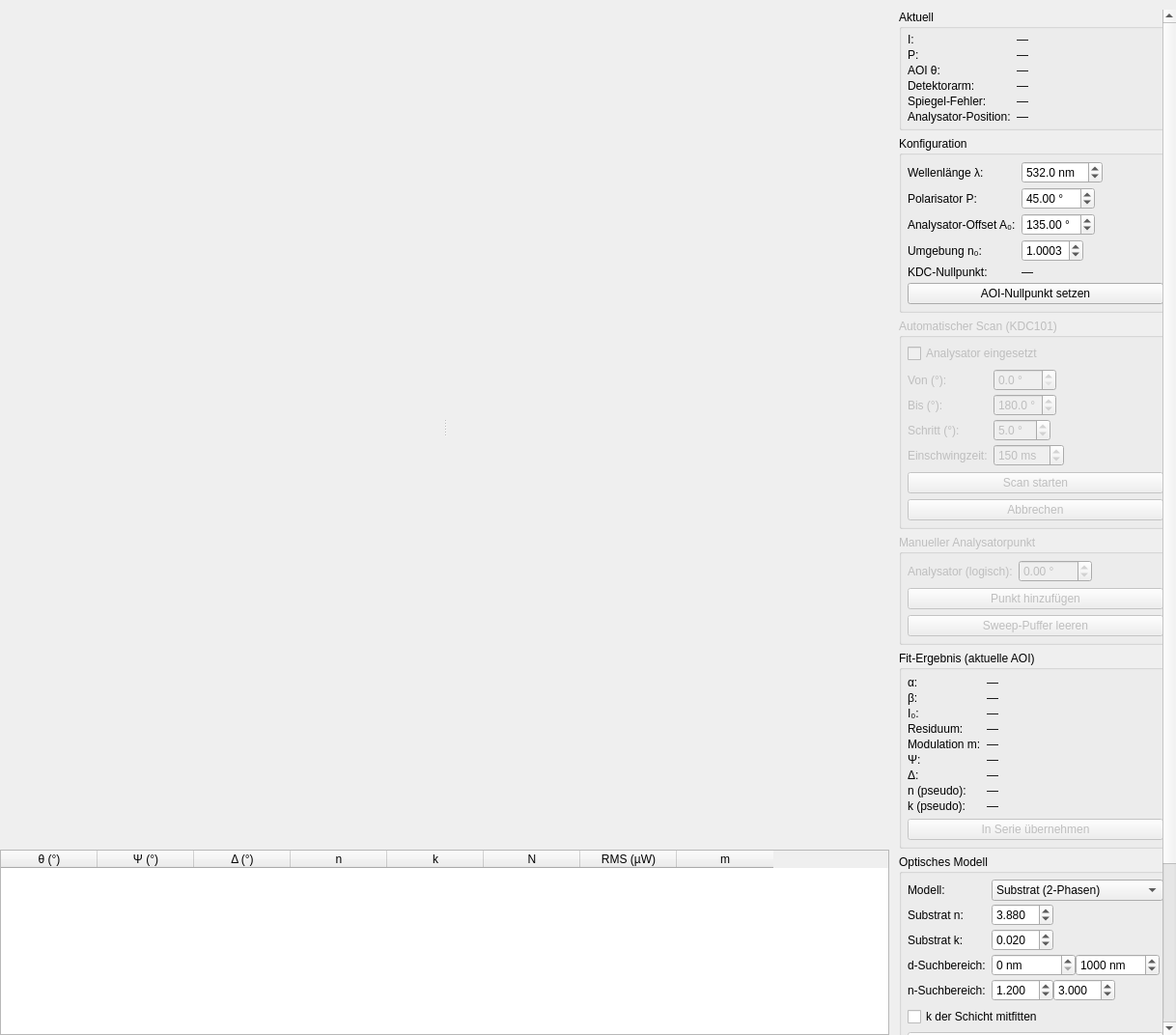
<?xml version="1.0" encoding="UTF-8"?>
<ui version="4.0">
 <class>EllipsometryTab</class>
 <widget class="QWidget" name="EllipsometryTab">
  <property name="geometry">
   <rect>
    <x>0</x>
    <y>0</y>
    <width>1218</width>
    <height>1072</height>
   </rect>
  </property>
  <layout class="QGridLayout" name="gridLayout" rowstretch="2,0" columnstretch="2,0">
   <property name="leftMargin">
    <number>0</number>
   </property>
   <property name="topMargin">
    <number>10</number>
   </property>
   <property name="rightMargin">
    <number>0</number>
   </property>
   <property name="bottomMargin">
    <number>0</number>
   </property>
   <item row="0" column="0">
    <widget class="QSplitter" name="plotSplitter">
     <property name="orientation">
      <enum>Qt::Orientation::Horizontal</enum>
     </property>
     <widget class="EllipsometryFitPlot" name="fitPlot" native="true"/>
     <widget class="EllipsometryCurvePlot" name="ellipsoCurvePlot" native="true"/>
    </widget>
   </item>
   <item row="1" column="0">
    <widget class="QTableWidget" name="seriesTable">
     <property name="minimumSize">
      <size>
       <width>0</width>
       <height>120</height>
      </size>
     </property>
     <property name="editTriggers">
      <set>QAbstractItemView::EditTrigger::NoEditTriggers</set>
     </property>
     <property name="selectionMode">
      <enum>QAbstractItemView::SelectionMode::SingleSelection</enum>
     </property>
     <property name="selectionBehavior">
      <enum>QAbstractItemView::SelectionBehavior::SelectRows</enum>
     </property>
     <attribute name="verticalHeaderVisible">
      <bool>false</bool>
     </attribute>
     <column>
      <property name="text">
       <string>θ (°)</string>
      </property>
     </column>
     <column>
      <property name="text">
       <string>Ψ (°)</string>
      </property>
     </column>
     <column>
      <property name="text">
       <string>Δ (°)</string>
      </property>
     </column>
     <column>
      <property name="text">
       <string>n</string>
      </property>
     </column>
     <column>
      <property name="text">
       <string>k</string>
      </property>
     </column>
     <column>
      <property name="text">
       <string>N</string>
      </property>
     </column>
     <column>
      <property name="text">
       <string>RMS (µW)</string>
      </property>
     </column>
     <column>
      <property name="text">
       <string>m</string>
      </property>
     </column>
    </widget>
   </item>
   <item row="0" column="1" rowspan="2">
    <widget class="QScrollArea" name="rightScroll">
     <property name="sizePolicy">
      <sizepolicy hsizetype="Minimum" vsizetype="Expanding">
       <horstretch>0</horstretch>
       <verstretch>0</verstretch>
      </sizepolicy>
     </property>
     <property name="minimumWidth">
      <number>340</number>
     </property>
     <property name="frameShape">
      <enum>QFrame::Shape::NoFrame</enum>
     </property>
     <property name="horizontalScrollBarPolicy">
      <enum>Qt::ScrollBarPolicy::ScrollBarAlwaysOff</enum>
     </property>
     <property name="verticalScrollBarPolicy">
      <enum>Qt::ScrollBarPolicy::ScrollBarAsNeeded</enum>
     </property>
     <property name="widgetResizable">
      <bool>true</bool>
     </property>
     <widget class="QWidget" name="rightScrollContents">
      <property name="geometry">
       <rect>
        <x>0</x>
        <y>-275</y>
        <width>371</width>
        <height>1320</height>
       </rect>
      </property>
      <property name="sizePolicy">
       <sizepolicy hsizetype="Minimum" vsizetype="Preferred">
        <horstretch>0</horstretch>
        <verstretch>0</verstretch>
       </sizepolicy>
      </property>
      <layout class="QVBoxLayout" name="rightLayout">
       <property name="spacing">
        <number>6</number>
       </property>
       <property name="leftMargin">
        <number>4</number>
       </property>
       <property name="topMargin">
        <number>0</number>
       </property>
       <property name="rightMargin">
        <number>4</number>
       </property>
       <property name="bottomMargin">
        <number>0</number>
       </property>
       <item>
        <widget class="QGroupBox" name="gbLive">
         <property name="sizePolicy">
          <sizepolicy hsizetype="MinimumExpanding" vsizetype="Preferred">
           <horstretch>0</horstretch>
           <verstretch>0</verstretch>
          </sizepolicy>
         </property>
         <property name="title">
          <string>Aktuell</string>
         </property>
         <layout class="QFormLayout" name="formLive">
          <property name="fieldGrowthPolicy">
           <enum>QFormLayout::FieldGrowthPolicy::FieldsStayAtSizeHint</enum>
          </property>
          <property name="verticalSpacing">
           <number>2</number>
          </property>
          <property name="leftMargin">
           <number>6</number>
          </property>
          <property name="topMargin">
           <number>4</number>
          </property>
          <property name="rightMargin">
           <number>6</number>
          </property>
          <property name="bottomMargin">
           <number>4</number>
          </property>
          <item row="0" column="0">
           <widget class="QLabel" name="lblLiveIntensityLabel">
            <property name="text">
             <string>I:</string>
            </property>
           </widget>
          </item>
          <item row="0" column="1">
           <widget class="QLabel" name="lblLiveIntensity">
            <property name="text">
             <string>—</string>
            </property>
           </widget>
          </item>
          <item row="1" column="0">
           <widget class="QLabel" name="lblLivePowerLabel">
            <property name="text">
             <string>P:</string>
            </property>
           </widget>
          </item>
          <item row="1" column="1">
           <widget class="QLabel" name="lblLivePower">
            <property name="text">
             <string>—</string>
            </property>
           </widget>
          </item>
          <item row="2" column="0">
           <widget class="QLabel" name="lblLiveAoiLabel">
            <property name="text">
             <string>AOI θ:</string>
            </property>
           </widget>
          </item>
          <item row="2" column="1">
           <widget class="QLabel" name="lblLiveAoi">
            <property name="text">
             <string>—</string>
            </property>
           </widget>
          </item>
          <item row="3" column="0">
           <widget class="QLabel" name="lblLiveDetectorLabel">
            <property name="text">
             <string>Detektorarm:</string>
            </property>
           </widget>
          </item>
          <item row="3" column="1">
           <widget class="QLabel" name="lblLiveDetector">
            <property name="text">
             <string>—</string>
            </property>
           </widget>
          </item>
          <item row="4" column="0">
           <widget class="QLabel" name="lblSpecularErrorLabel">
            <property name="text">
             <string>Spiegel-Fehler:</string>
            </property>
           </widget>
          </item>
          <item row="4" column="1">
           <widget class="QLabel" name="lblSpecularError">
            <property name="toolTip">
             <string>Abweichung des Detektorarms von 2·θ (Spiegelbedingung) — großer Wert deutet auf eine Fehljustage hin</string>
            </property>
            <property name="text">
             <string>—</string>
            </property>
           </widget>
          </item>
          <item row="5" column="0">
           <widget class="QLabel" name="lblKDCPositionLabel">
            <property name="text">
             <string>Analysator-Position:</string>
            </property>
           </widget>
          </item>
          <item row="5" column="1">
           <widget class="QLabel" name="lblKDCPosition">
            <property name="text">
             <string>—</string>
            </property>
           </widget>
          </item>
         </layout>
        </widget>
       </item>
       <item>
        <widget class="QGroupBox" name="gbSetup">
         <property name="title">
          <string>Konfiguration</string>
         </property>
         <layout class="QFormLayout" name="formSetup">
          <property name="fieldGrowthPolicy">
           <enum>QFormLayout::FieldGrowthPolicy::FieldsStayAtSizeHint</enum>
          </property>
          <property name="verticalSpacing">
           <number>4</number>
          </property>
          <property name="leftMargin">
           <number>6</number>
          </property>
          <property name="topMargin">
           <number>6</number>
          </property>
          <property name="rightMargin">
           <number>6</number>
          </property>
          <property name="bottomMargin">
           <number>6</number>
          </property>
          <item row="0" column="0">
           <widget class="QLabel" name="lblWavelength">
            <property name="text">
             <string>Wellenlänge λ:</string>
            </property>
           </widget>
          </item>
          <item row="0" column="1">
           <widget class="QDoubleSpinBox" name="spinWavelength">
            <property name="maximumWidth">
             <number>90</number>
            </property>
            <property name="toolTip">
             <string>Beleuchtungswellenlänge — geht in das Dünnschicht-Modell ein (d/λ)</string>
            </property>
            <property name="suffix">
             <string> nm</string>
            </property>
            <property name="decimals">
             <number>1</number>
            </property>
            <property name="minimum">
             <double>200.000000000000000</double>
            </property>
            <property name="maximum">
             <double>2000.000000000000000</double>
            </property>
            <property name="value">
             <double>532.000000000000000</double>
            </property>
           </widget>
          </item>
          <item row="1" column="0">
           <widget class="QLabel" name="lblPolariser">
            <property name="text">
             <string>Polarisator P:</string>
            </property>
           </widget>
          </item>
          <item row="1" column="1">
           <widget class="QDoubleSpinBox" name="spinPolariser">
            <property name="maximumWidth">
             <number>90</number>
            </property>
            <property name="toolTip">
             <string>Polarisatorazimut relativ zur Einfallsebene — 45° maximiert die RAE-Empfindlichkeit; darf nicht 0° oder 90° sein</string>
            </property>
            <property name="suffix">
             <string> °</string>
            </property>
            <property name="decimals">
             <number>2</number>
            </property>
            <property name="minimum">
             <double>-360.000000000000000</double>
            </property>
            <property name="maximum">
             <double>360.000000000000000</double>
            </property>
            <property name="singleStep">
             <double>1.000000000000000</double>
            </property>
            <property name="value">
             <double>45.000000000000000</double>
            </property>
           </widget>
          </item>
          <item row="2" column="0">
           <widget class="QLabel" name="lblAnalyserOffset">
            <property name="text">
             <string>Analysator-Offset A₀:</string>
            </property>
           </widget>
          </item>
          <item row="2" column="1">
           <widget class="QDoubleSpinBox" name="spinAnalyserOffset">
            <property name="maximumWidth">
             <number>90</number>
            </property>
            <property name="toolTip">
             <string>Azimut = KDC-Winkel (logisch) + dieser Offset. Der KDC-Nullpunkt referenziert auf den Polarisator, nicht auf die Einfallsebene — Standardwert P+90° (Auslöschung des Geradeausstrahls), bei Bedarf hier korrigieren</string>
            </property>
            <property name="suffix">
             <string> °</string>
            </property>
            <property name="decimals">
             <number>2</number>
            </property>
            <property name="minimum">
             <double>-360.000000000000000</double>
            </property>
            <property name="maximum">
             <double>360.000000000000000</double>
            </property>
            <property name="singleStep">
             <double>1.000000000000000</double>
            </property>
            <property name="value">
             <double>135.000000000000000</double>
            </property>
           </widget>
          </item>
          <item row="3" column="0">
           <widget class="QLabel" name="lblAmbientIndex">
            <property name="text">
             <string>Umgebung n₀:</string>
            </property>
           </widget>
          </item>
          <item row="3" column="1">
           <widget class="QDoubleSpinBox" name="spinAmbientIndex">
            <property name="maximumWidth">
             <number>70</number>
            </property>
            <property name="toolTip">
             <string>Brechungsindex des Umgebungsmediums (Luft ≈ 1.0003)</string>
            </property>
            <property name="decimals">
             <number>4</number>
            </property>
            <property name="minimum">
             <double>1.000000000000000</double>
            </property>
            <property name="maximum">
             <double>2.000000000000000</double>
            </property>
            <property name="singleStep">
             <double>0.000100000000000</double>
            </property>
            <property name="value">
             <double>1.000300000000000</double>
            </property>
           </widget>
          </item>
          <item row="4" column="0">
           <widget class="QLabel" name="lblKdcZeroOffsetLabel">
            <property name="text">
             <string>KDC-Nullpunkt:</string>
            </property>
           </widget>
          </item>
          <item row="4" column="1">
           <widget class="QLabel" name="lblKdcZeroOffset">
            <property name="toolTip">
             <string>Aktueller kdc.zero_offset_deg aus der Konfiguration (Referenzierung auf den Polarisator)</string>
            </property>
            <property name="text">
             <string>—</string>
            </property>
           </widget>
          </item>
          <item row="5" column="0" colspan="2">
           <widget class="QPushButton" name="btnSetAoiZero">
            <property name="sizePolicy">
             <sizepolicy hsizetype="MinimumExpanding" vsizetype="Fixed">
              <horstretch>0</horstretch>
              <verstretch>0</verstretch>
             </sizepolicy>
            </property>
            <property name="toolTip">
             <string>Aktuelle Proben- und Detektorarm-Winkel als Geradeausstrahl-Referenz (AOI = 0°) übernehmen</string>
            </property>
            <property name="text">
             <string>AOI-Nullpunkt setzen</string>
            </property>
           </widget>
          </item>
         </layout>
        </widget>
       </item>
       <item>
        <widget class="QGroupBox" name="gbSweep">
         <property name="enabled">
          <bool>false</bool>
         </property>
         <property name="title">
          <string>Automatischer Scan (KDC101)</string>
         </property>
         <layout class="QVBoxLayout" name="vboxSweep">
          <property name="leftMargin">
           <number>6</number>
          </property>
          <property name="topMargin">
           <number>6</number>
          </property>
          <property name="rightMargin">
           <number>6</number>
          </property>
          <property name="bottomMargin">
           <number>6</number>
          </property>
          <item>
           <widget class="QCheckBox" name="cbAnalyserPlaced">
            <property name="toolTip">
             <string>Bestätigen, dass der Analysator im Strahlengang eingesetzt ist</string>
            </property>
            <property name="text">
             <string>Analysator eingesetzt</string>
            </property>
           </widget>
          </item>
          <item>
           <layout class="QFormLayout" name="formSweepParams">
          <property name="fieldGrowthPolicy">
           <enum>QFormLayout::FieldGrowthPolicy::FieldsStayAtSizeHint</enum>
          </property>
            <property name="verticalSpacing">
             <number>3</number>
            </property>
            <item row="0" column="0">
             <widget class="QLabel" name="lblSweepStart">
              <property name="text">
               <string>Von (°):</string>
              </property>
             </widget>
            </item>
            <item row="0" column="1">
             <widget class="QDoubleSpinBox" name="spinSweepStart">
            <property name="maximumWidth">
             <number>80</number>
            </property>
              <property name="toolTip">
               <string>Startwinkel des Analysator-Scans (logischer KDC-Winkel)</string>
              </property>
              <property name="suffix">
               <string> °</string>
              </property>
              <property name="decimals">
               <number>1</number>
              </property>
              <property name="minimum">
               <double>0.000000000000000</double>
              </property>
              <property name="maximum">
               <double>360.000000000000000</double>
              </property>
              <property name="value">
               <double>0.000000000000000</double>
              </property>
             </widget>
            </item>
            <item row="1" column="0">
             <widget class="QLabel" name="lblSweepEnd">
              <property name="text">
               <string>Bis (°):</string>
              </property>
             </widget>
            </item>
            <item row="1" column="1">
             <widget class="QDoubleSpinBox" name="spinSweepEnd">
            <property name="maximumWidth">
             <number>80</number>
            </property>
              <property name="toolTip">
               <string>Endwinkel des Analysator-Scans (logischer KDC-Winkel)</string>
              </property>
              <property name="suffix">
               <string> °</string>
              </property>
              <property name="decimals">
               <number>1</number>
              </property>
              <property name="minimum">
               <double>0.000000000000000</double>
              </property>
              <property name="maximum">
               <double>360.000000000000000</double>
              </property>
              <property name="value">
               <double>180.000000000000000</double>
              </property>
             </widget>
            </item>
            <item row="2" column="0">
             <widget class="QLabel" name="lblSweepStep">
              <property name="text">
               <string>Schritt (°):</string>
              </property>
             </widget>
            </item>
            <item row="2" column="1">
             <widget class="QDoubleSpinBox" name="spinSweepStep">
            <property name="maximumWidth">
             <number>80</number>
            </property>
              <property name="toolTip">
               <string>Schrittweite des Analysator-Scans (°)</string>
              </property>
              <property name="suffix">
               <string> °</string>
              </property>
              <property name="decimals">
               <number>1</number>
              </property>
              <property name="minimum">
               <double>0.100000000000000</double>
              </property>
              <property name="maximum">
               <double>90.000000000000000</double>
              </property>
              <property name="singleStep">
               <double>0.500000000000000</double>
              </property>
              <property name="value">
               <double>5.000000000000000</double>
              </property>
             </widget>
            </item>
            <item row="3" column="0">
             <widget class="QLabel" name="lblSettleMs">
              <property name="text">
               <string>Einschwingzeit:</string>
              </property>
             </widget>
            </item>
            <item row="3" column="1">
             <widget class="QSpinBox" name="spinSettleMs">
            <property name="maximumWidth">
             <number>80</number>
            </property>
              <property name="toolTip">
               <string>Wartezeit nach jedem Analysator-Schritt vor der Mittelung (ms)</string>
              </property>
              <property name="suffix">
               <string> ms</string>
              </property>
              <property name="minimum">
               <number>0</number>
              </property>
              <property name="maximum">
               <number>5000</number>
              </property>
              <property name="singleStep">
               <number>50</number>
              </property>
              <property name="value">
               <number>150</number>
              </property>
             </widget>
            </item>
           </layout>
          </item>
          <item>
           <widget class="QPushButton" name="btnStartSweep">
            <property name="enabled">
             <bool>false</bool>
            </property>
            <property name="toolTip">
             <string>Automatischen Analysator-Scan starten (erneutes Homing nur falls nötig)</string>
            </property>
            <property name="text">
             <string>Scan starten</string>
            </property>
           </widget>
          </item>
          <item>
           <widget class="QPushButton" name="btnAbortSweep">
            <property name="enabled">
             <bool>false</bool>
            </property>
            <property name="toolTip">
             <string>Laufenden automatischen Scan sofort abbrechen</string>
            </property>
            <property name="text">
             <string>Abbrechen</string>
            </property>
           </widget>
          </item>
         </layout>
        </widget>
       </item>
       <item>
        <widget class="QGroupBox" name="gbManual">
         <property name="enabled">
          <bool>false</bool>
         </property>
         <property name="title">
          <string>Manueller Analysatorpunkt</string>
         </property>
         <layout class="QVBoxLayout" name="vboxManual">
          <property name="leftMargin">
           <number>6</number>
          </property>
          <property name="topMargin">
           <number>6</number>
          </property>
          <property name="rightMargin">
           <number>6</number>
          </property>
          <property name="bottomMargin">
           <number>6</number>
          </property>
          <item>
           <layout class="QFormLayout" name="formManual">
          <property name="fieldGrowthPolicy">
           <enum>QFormLayout::FieldGrowthPolicy::FieldsStayAtSizeHint</enum>
          </property>
            <item row="0" column="0">
             <widget class="QLabel" name="lblAnalyserManual">
              <property name="text">
               <string>Analysator (logisch):</string>
              </property>
             </widget>
            </item>
            <item row="0" column="1">
             <widget class="QDoubleSpinBox" name="spinAnalyserManual">
            <property name="maximumWidth">
             <number>90</number>
            </property>
              <property name="toolTip">
               <string>Logischer KDC-Winkel für diesen Einzelpunkt (Analysator per Hand gedreht)</string>
              </property>
              <property name="suffix">
               <string> °</string>
              </property>
              <property name="decimals">
               <number>2</number>
              </property>
              <property name="minimum">
               <double>-360.000000000000000</double>
              </property>
              <property name="maximum">
               <double>360.000000000000000</double>
              </property>
              <property name="singleStep">
               <double>1.000000000000000</double>
              </property>
              <property name="value">
               <double>0.000000000000000</double>
              </property>
             </widget>
            </item>
           </layout>
          </item>
          <item>
           <widget class="QPushButton" name="btnAddPoint">
            <property name="toolTip">
             <string>Aktuellen Analysatorwinkel mit gemittelter Leistung zum Sweep-Puffer hinzufügen</string>
            </property>
            <property name="text">
             <string>Punkt hinzufügen</string>
            </property>
           </widget>
          </item>
          <item>
           <widget class="QPushButton" name="btnClearSweep">
            <property name="toolTip">
             <string>Sweep-Puffer der aktuellen AOI-Messung leeren (ohne die Serie zu verändern)</string>
            </property>
            <property name="text">
             <string>Sweep-Puffer leeren</string>
            </property>
           </widget>
          </item>
         </layout>
        </widget>
       </item>
       <item>
        <widget class="QGroupBox" name="gbResult">
         <property name="title">
          <string>Fit-Ergebnis (aktuelle AOI)</string>
         </property>
         <layout class="QVBoxLayout" name="vboxResult">
          <property name="leftMargin">
           <number>6</number>
          </property>
          <property name="topMargin">
           <number>6</number>
          </property>
          <property name="rightMargin">
           <number>6</number>
          </property>
          <property name="bottomMargin">
           <number>6</number>
          </property>
          <item>
           <layout class="QFormLayout" name="formResult">
          <property name="fieldGrowthPolicy">
           <enum>QFormLayout::FieldGrowthPolicy::FieldsStayAtSizeHint</enum>
          </property>
            <property name="verticalSpacing">
             <number>2</number>
            </property>
            <item row="0" column="0">
             <widget class="QLabel" name="lblAlphaLabel">
              <property name="text">
               <string>α:</string>
              </property>
             </widget>
            </item>
            <item row="0" column="1">
             <widget class="QLabel" name="lblAlpha">
              <property name="text">
               <string>—</string>
              </property>
             </widget>
            </item>
            <item row="1" column="0">
             <widget class="QLabel" name="lblBetaLabel">
              <property name="text">
               <string>β:</string>
              </property>
             </widget>
            </item>
            <item row="1" column="1">
             <widget class="QLabel" name="lblBeta">
              <property name="text">
               <string>—</string>
              </property>
             </widget>
            </item>
            <item row="2" column="0">
             <widget class="QLabel" name="lblI0Label">
              <property name="text">
               <string>I₀:</string>
              </property>
             </widget>
            </item>
            <item row="2" column="1">
             <widget class="QLabel" name="lblI0">
              <property name="text">
               <string>—</string>
              </property>
             </widget>
            </item>
            <item row="3" column="0">
             <widget class="QLabel" name="lblResidualLabel">
              <property name="text">
               <string>Residuum:</string>
              </property>
             </widget>
            </item>
            <item row="3" column="1">
             <widget class="QLabel" name="lblResidual">
              <property name="text">
               <string>—</string>
              </property>
             </widget>
            </item>
            <item row="4" column="0">
             <widget class="QLabel" name="lblModulationLabel">
              <property name="text">
               <string>Modulation m:</string>
              </property>
             </widget>
            </item>
            <item row="4" column="1">
             <widget class="QLabel" name="lblModulation">
              <property name="toolTip">
               <string>sqrt(α²+β²) — muss &lt; 1 sein, sonst ist der Fit unphysikalisch</string>
              </property>
              <property name="text">
               <string>—</string>
              </property>
             </widget>
            </item>
            <item row="5" column="0">
             <widget class="QLabel" name="lblPsiLabel">
              <property name="text">
               <string>Ψ:</string>
              </property>
             </widget>
            </item>
            <item row="5" column="1">
             <widget class="QLabel" name="lblPsi">
              <property name="text">
               <string>—</string>
              </property>
             </widget>
            </item>
            <item row="6" column="0">
             <widget class="QLabel" name="lblDeltaLabel">
              <property name="text">
               <string>Δ:</string>
              </property>
             </widget>
            </item>
            <item row="6" column="1">
             <widget class="QLabel" name="lblDelta">
              <property name="toolTip">
               <string>Nur cos(Δ) wird gemessen — das Vorzeichen von Δ ist prinzipiell unbestimmt</string>
              </property>
              <property name="text">
               <string>—</string>
              </property>
             </widget>
            </item>
            <item row="7" column="0">
             <widget class="QLabel" name="lblNPseudoLabel">
              <property name="text">
               <string>n (pseudo):</string>
              </property>
             </widget>
            </item>
            <item row="7" column="1">
             <widget class="QLabel" name="lblNPseudo">
              <property name="text">
               <string>—</string>
              </property>
             </widget>
            </item>
            <item row="8" column="0">
             <widget class="QLabel" name="lblKPseudoLabel">
              <property name="text">
               <string>k (pseudo):</string>
              </property>
             </widget>
            </item>
            <item row="8" column="1">
             <widget class="QLabel" name="lblKPseudo">
              <property name="text">
               <string>—</string>
              </property>
             </widget>
            </item>
           </layout>
          </item>
          <item>
           <widget class="QPushButton" name="btnAcceptPoint">
            <property name="enabled">
             <bool>false</bool>
            </property>
            <property name="toolTip">
             <string>Aktuellen Fit als Messpunkt dieser AOI in die Ψ(θ)/Δ(θ)-Serie übernehmen und den Sweep-Puffer für die nächste AOI leeren</string>
            </property>
            <property name="text">
             <string>In Serie übernehmen</string>
            </property>
           </widget>
          </item>
         </layout>
        </widget>
       </item>
       <item>
        <widget class="QGroupBox" name="gbModel">
         <property name="title">
          <string>Optisches Modell</string>
         </property>
         <layout class="QVBoxLayout" name="vboxModel">
          <property name="leftMargin">
           <number>6</number>
          </property>
          <property name="topMargin">
           <number>6</number>
          </property>
          <property name="rightMargin">
           <number>6</number>
          </property>
          <property name="bottomMargin">
           <number>6</number>
          </property>
          <item>
           <layout class="QFormLayout" name="formModel">
          <property name="fieldGrowthPolicy">
           <enum>QFormLayout::FieldGrowthPolicy::FieldsStayAtSizeHint</enum>
          </property>
            <property name="verticalSpacing">
             <number>3</number>
            </property>
            <item row="0" column="0">
             <widget class="QLabel" name="lblModelType">
              <property name="text">
               <string>Modell:</string>
              </property>
             </widget>
            </item>
            <item row="0" column="1">
             <widget class="QComboBox" name="cmbModel">
              <property name="sizePolicy">
               <sizepolicy hsizetype="Fixed" vsizetype="Fixed">
                <horstretch>0</horstretch>
                <verstretch>0</verstretch>
               </sizepolicy>
              </property>
              <property name="toolTip">
               <string>2-Phasen: Probe als Substrat behandeln (Pseudo-n,k). 3-Phasen: Schichtdicke und -index auf bekanntem Substrat fitten</string>
              </property>
              <item>
               <property name="text">
                <string>Substrat (2-Phasen)</string>
               </property>
              </item>
              <item>
               <property name="text">
                <string>Schicht auf Substrat (3-Ph.)</string>
               </property>
              </item>
             </widget>
            </item>
            <item row="1" column="0">
             <widget class="QLabel" name="lblSubstrateN">
              <property name="text">
               <string>Substrat n:</string>
              </property>
             </widget>
            </item>
            <item row="1" column="1">
             <widget class="QDoubleSpinBox" name="spinSubstrateN">
            <property name="maximumWidth">
             <number>70</number>
            </property>
              <property name="toolTip">
               <string>Bekannter Brechungsindex des Substrats bei λ (Standard: Silizium bei 632.8 nm)</string>
              </property>
              <property name="decimals">
               <number>3</number>
              </property>
              <property name="minimum">
               <double>0.100000000000000</double>
              </property>
              <property name="maximum">
               <double>10.000000000000000</double>
              </property>
              <property name="singleStep">
               <double>0.010000000000000</double>
              </property>
              <property name="value">
               <double>3.880000000000000</double>
              </property>
             </widget>
            </item>
            <item row="2" column="0">
             <widget class="QLabel" name="lblSubstrateK">
              <property name="text">
               <string>Substrat k:</string>
              </property>
             </widget>
            </item>
            <item row="2" column="1">
             <widget class="QDoubleSpinBox" name="spinSubstrateK">
            <property name="maximumWidth">
             <number>70</number>
            </property>
              <property name="toolTip">
               <string>Bekannter Extinktionskoeffizient des Substrats bei λ</string>
              </property>
              <property name="decimals">
               <number>3</number>
              </property>
              <property name="minimum">
               <double>0.000000000000000</double>
              </property>
              <property name="maximum">
               <double>10.000000000000000</double>
              </property>
              <property name="singleStep">
               <double>0.010000000000000</double>
              </property>
              <property name="value">
               <double>0.020000000000000</double>
              </property>
             </widget>
            </item>
            <item row="3" column="0">
             <widget class="QLabel" name="lblDMin">
              <property name="text">
               <string>d-Suchbereich:</string>
              </property>
             </widget>
            </item>
            <item row="3" column="1">
             <layout class="QHBoxLayout" name="hboxDRange">
              <item>
               <widget class="QDoubleSpinBox" name="spinDMin">
            <property name="maximumWidth">
             <number>90</number>
            </property>
                <property name="suffix">
                 <string> nm</string>
                </property>
                <property name="decimals">
                 <number>0</number>
                </property>
                <property name="minimum">
                 <double>0.000000000000000</double>
                </property>
                <property name="maximum">
                 <double>100000.000000000000000</double>
                </property>
                <property name="value">
                 <double>0.000000000000000</double>
                </property>
               </widget>
              </item>
              <item>
               <widget class="QDoubleSpinBox" name="spinDMax">
            <property name="maximumWidth">
             <number>90</number>
            </property>
                <property name="suffix">
                 <string> nm</string>
                </property>
                <property name="decimals">
                 <number>0</number>
                </property>
                <property name="minimum">
                 <double>0.000000000000000</double>
                </property>
                <property name="maximum">
                 <double>100000.000000000000000</double>
                </property>
                <property name="value">
                 <double>1000.000000000000000</double>
                </property>
               </widget>
              </item>
             </layout>
            </item>
            <item row="4" column="0">
             <widget class="QLabel" name="lblNfMin">
              <property name="text">
               <string>n-Suchbereich:</string>
              </property>
             </widget>
            </item>
            <item row="4" column="1">
             <layout class="QHBoxLayout" name="hboxNRange">
              <item>
               <widget class="QDoubleSpinBox" name="spinNfMin">
            <property name="maximumWidth">
             <number>70</number>
            </property>
                <property name="decimals">
                 <number>3</number>
                </property>
                <property name="minimum">
                 <double>1.000000000000000</double>
                </property>
                <property name="maximum">
                 <double>10.000000000000000</double>
                </property>
                <property name="value">
                 <double>1.200000000000000</double>
                </property>
               </widget>
              </item>
              <item>
               <widget class="QDoubleSpinBox" name="spinNfMax">
            <property name="maximumWidth">
             <number>70</number>
            </property>
                <property name="decimals">
                 <number>3</number>
                </property>
                <property name="minimum">
                 <double>1.000000000000000</double>
                </property>
                <property name="maximum">
                 <double>10.000000000000000</double>
                </property>
                <property name="value">
                 <double>3.000000000000000</double>
                </property>
               </widget>
              </item>
             </layout>
            </item>
           </layout>
          </item>
          <item>
           <widget class="QCheckBox" name="cbFitK">
            <property name="toolTip">
             <string>Absorption k der Schicht mitfitten (grobes festes Raster, 0…2) — für transparente Schichten (k=0) deaktiviert lassen, sonst ist das Problem unterbestimmt</string>
            </property>
            <property name="text">
             <string>k der Schicht mitfitten</string>
            </property>
           </widget>
          </item>
          <item>
           <widget class="QPushButton" name="btnFitModel">
            <property name="enabled">
             <bool>false</bool>
            </property>
            <property name="toolTip">
             <string>Optisches Modell an die gesamte Ψ(θ)/Δ(θ)-Serie anpassen (mindestens 1 AOI-Punkt erforderlich)</string>
            </property>
            <property name="text">
             <string>Modell fitten</string>
            </property>
           </widget>
          </item>
          <item>
           <layout class="QFormLayout" name="formModelResult">
          <property name="fieldGrowthPolicy">
           <enum>QFormLayout::FieldGrowthPolicy::FieldsStayAtSizeHint</enum>
          </property>
            <property name="verticalSpacing">
             <number>2</number>
            </property>
            <item row="0" column="0">
             <widget class="QLabel" name="lblThicknessLabel">
              <property name="text">
               <string>Dicke d:</string>
              </property>
             </widget>
            </item>
            <item row="0" column="1">
             <widget class="QLabel" name="lblThickness">
              <property name="text">
               <string>—</string>
              </property>
             </widget>
            </item>
            <item row="1" column="0">
             <widget class="QLabel" name="lblNFilmLabel">
              <property name="text">
               <string>n (Schicht):</string>
              </property>
             </widget>
            </item>
            <item row="1" column="1">
             <widget class="QLabel" name="lblNFilm">
              <property name="text">
               <string>—</string>
              </property>
             </widget>
            </item>
            <item row="2" column="0">
             <widget class="QLabel" name="lblKFilmLabel">
              <property name="text">
               <string>k (Schicht):</string>
              </property>
             </widget>
            </item>
            <item row="2" column="1">
             <widget class="QLabel" name="lblKFilm">
              <property name="text">
               <string>—</string>
              </property>
             </widget>
            </item>
            <item row="3" column="0">
             <widget class="QLabel" name="lblMSELabel">
              <property name="text">
               <string>MSE:</string>
              </property>
             </widget>
            </item>
            <item row="3" column="1">
             <widget class="QLabel" name="lblMSE">
              <property name="text">
               <string>—</string>
              </property>
             </widget>
            </item>
           </layout>
          </item>
          <item>
           <widget class="QLabel" name="lblBranches">
            <property name="toolTip">
             <string>Alternative Schichtdicken-Lösungen (Perioden-Mehrdeutigkeit bei einer Wellenlänge) — durch weitere AOI-Punkte auflösbar</string>
            </property>
            <property name="text">
             <string/>
            </property>
            <property name="wordWrap">
             <bool>true</bool>
            </property>
           </widget>
          </item>
         </layout>
        </widget>
       </item>
       <item>
        <widget class="QPushButton" name="btnDeleteSelected">
         <property name="enabled">
          <bool>false</bool>
         </property>
         <property name="toolTip">
          <string>Markierte AOI-Zeile aus der Serie löschen</string>
         </property>
         <property name="text">
          <string>Ausgewählte AOI löschen</string>
         </property>
        </widget>
       </item>
       <item>
        <widget class="QPushButton" name="btnDeleteLast">
         <property name="enabled">
          <bool>false</bool>
         </property>
         <property name="toolTip">
          <string>Letzte AOI-Zeile aus der Serie löschen</string>
         </property>
         <property name="text">
          <string>Letzte AOI löschen</string>
         </property>
        </widget>
       </item>
       <item>
        <widget class="QPushButton" name="btnClear">
         <property name="enabled">
          <bool>false</bool>
         </property>
         <property name="toolTip">
          <string>Gesamte Serie löschen</string>
         </property>
         <property name="text">
          <string>Alle löschen</string>
         </property>
        </widget>
       </item>
      </layout>
     </widget>
    </widget>
   </item>
  </layout>
 </widget>
 <customwidgets>
  <customwidget>
   <class>EllipsometryFitPlot</class>
   <extends>QWidget</extends>
   <header>polarisation_ui.ui.widgets.ellipsometry_fit_plot</header>
  </customwidget>
  <customwidget>
   <class>EllipsometryCurvePlot</class>
   <extends>QWidget</extends>
   <header>polarisation_ui.ui.widgets.ellipsometry_curve_plot</header>
  </customwidget>
 </customwidgets>
 <resources/>
 <connections/>
</ui>
